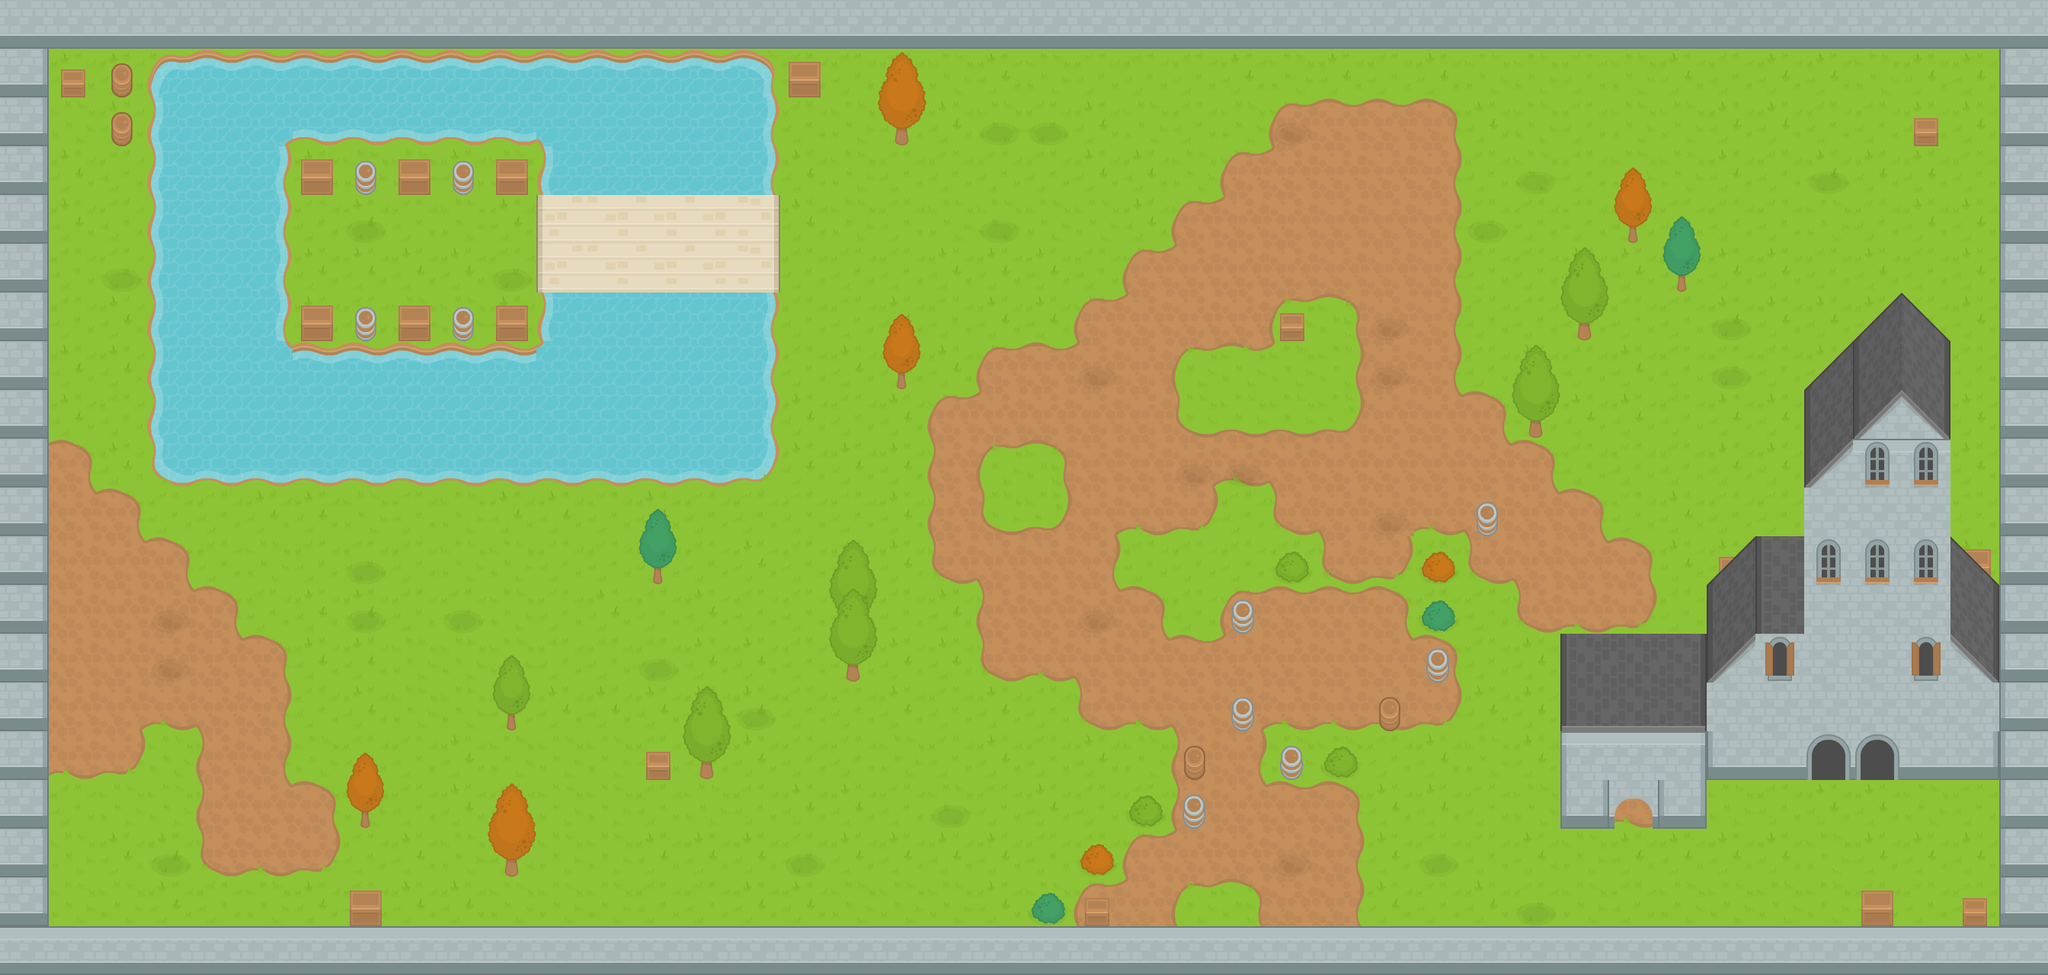

A level layout from a 2D game, rendered from its tile map. Below: a short description, then the map file with tile-grid data replaced by summaries:
An orthogonal 42x20 tile map with 64x64 px tiles, 5 tile layers (Background, Accents, Obstacles, Interactive, ...).

<map version="1.0" orientation="orthogonal" width="42" height="20" tilewidth="64" tileheight="64">
 <tileset firstgid="1" name="RPGpack_sheet" tilewidth="64" tileheight="64">
  <image source="../Assets/kenneyrpgpack/Spritesheet/RPGpack_sheet.png" width="1280" height="832" />
 </tileset>
 <layer name="Background" width="42" height="20">
  <data>[840 cells, 840 non-empty, 29 distinct tile ids]</data>
 </layer>
 <layer name="Accents" width="42" height="20">
  <data>[840 cells, 44 non-empty, 5 distinct tile ids]</data>
 </layer>
 <layer name="Obstacles" width="42" height="20">
  <data>[840 cells, 288 non-empty, 42 distinct tile ids]</data>
 </layer>
 <layer name="Interactive" width="42" height="20">
  <data>[840 cells, 19 non-empty, 3 distinct tile ids]</data>
 </layer>
 <layer name="Foreground" width="42" height="20">
  <data>[840 cells, 33 non-empty, 13 distinct tile ids]</data>
 </layer>
</map>